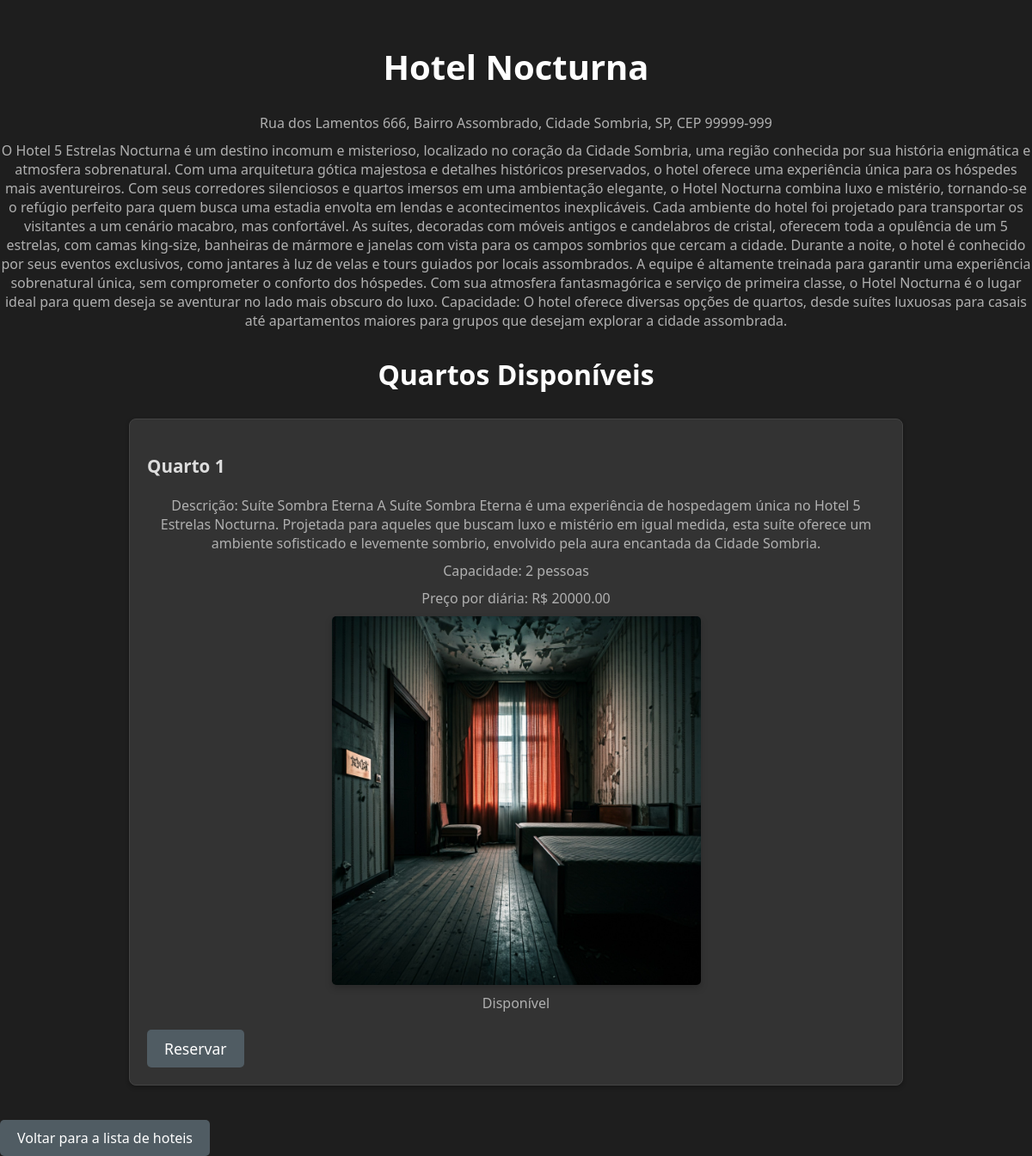
Page /hotel/6/ on the committed database.
### app_1/models.py (models this page shows, shortened)
class Hotel(models.Model):
    nome = models.CharField(max_length=100)
    descricao = models.TextField()
    endereco = models.CharField(max_length=255)
    telefone = models.CharField(max_length=15)
    email = models.EmailField()
    imagem = models.ImageField(upload_to='hotels/', null=True, blank=True)

class Quarto(models.Model):
    hotel = models.ForeignKey(Hotel, on_delete=models.CASCADE, related_name='quartos')
    numero = models.IntegerField()
    descricao = models.TextField()
    capacidade = models.IntegerField()
    diaria = models.DecimalField(max_digits=8, decimal_places=2)
    disponivel = models.BooleanField(default=True)
    imagem = models.ImageField(upload_to='quartos/', blank=True, null=True)  # Novo campo para imagem

### app_1/views.py (the view)
# urls.py: path('hotel/<int:hotel_id>/', views.detalhes_hotel, name='detalhes_hotel'),
def detalhes_hotel(request, hotel_id):
    hotel = Hotel.objects.get(id=hotel_id)
    quartos = hotel.quartos.all()
    return render(request, 'detalhes_hotel.html', {'hotel': hotel, 'quartos': quartos})

### app_1/templates/detalhes_hotel.html (shortened to what this page needs)
<!DOCTYPE html>
<html lang="pt-br">
<head>
    {% load static %}
    <link rel="stylesheet" type="text/css" href="{% static 'css/detalhes_hotel.css' %}?v={{ timestamp }}">
</head>
<body>
    {% load static %}
    <h1>{{ hotel.nome }}</h1>
    <p>{{ hotel.endereco }}</p>
    <p>{{ hotel.descricao }}</p>
    <h2>Quartos Disponíveis</h2>
    <ul>
        {% for quarto in quartos %}
            <li>
                <h3>Quarto {{ quarto.numero }}</h3>
                <p>Descrição: {{quarto.descricao}}</p>
                <p>Capacidade: {{ quarto.capacidade }} pessoas</p>
                <p>Preço por diária: R$ {{ quarto.diaria }}</p>
                {% if quarto.imagem %}
                <img src="{{ quarto.imagem.url }}" alt="Imagem do quarto" class="quarto-imagem">
                {% else %}
                <p>Sem imagem disponível</p>
                {% endif %}
                <p>{% if quarto.disponivel %}Disponível{% else %}Indisponível{% endif %}</p>
                <a href="{% url 'reservar_quarto' quarto.id %}">Reservar</a>
            </li>
        {% endfor %}
    </ul>
    <a href="{% url 'index' %}" class="btn btn-secondary">Voltar para a lista de hoteis</a>
</body>
</html>

### static/css/detalhes_hotel.css (style rules this page uses)
body { background-color: #1e1e1e; color: #d1d1d1; font-family: 'Segoe UI', Tahoma, Geneva, Verdana, sans-serif; margin: 0; padding: 0; }
h1 { text-align: center; color: #ffffff; margin-top: 50px; font-size: 2.5rem; }
h2 { color: #ffffff; font-size: 2rem; margin-top: 30px; text-align: center; }
p { text-align: center; font-size: 1.2rem; color: #b0b0b0; margin: 10px 0; }
ul { list-style-type: none; padding: 0; margin: 30px auto; max-width: 900px; }
li { background-color: #333; color: #ddd; border: 1px solid #444; padding: 20px; margin-bottom: 20px; border-radius: 8px; font-size: 1.1rem; box-shadow: 0 2px 5px rgba(0, 0, 0, 0.3); }
a { display: inline-block; background-color: #505c63; color: #fff; padding: 10px 20px; border-radius: 5px; margin-top: 10px; text-decoration: none; }
p { margin-top: 10px; font-size: 1rem; }
.quarto-imagem { display: block; margin-left: auto; margin-right: auto; max-width: 80%; height: auto; border-radius: 5px; box-shadow: 0 4px 8px rgba(0, 0, 0, 0.2); }
@media (min-width: 768px) { .quarto-imagem { max-width: 50%; } }

### rows in the picture
Hotel: nome "Hotel Nocturna", endereco "Rua dos Lamentos 666, Bairro Assombrado, Cidade Sombria, SP, CEP 99999-999", descricao "O Hotel 5 Estrelas Nocturna é um destino incomum e misterioso, localizado no coração da Cidade Sombria, uma região conhecida por sua história enigmática e atmosfera sobrenatural. Com uma arquitetura gótica majestosa e detalhes históricos preservados, o hotel oferece uma experiência única para os hóspedes mais aventureiros. Com seus corredores silenciosos e quartos imersos em uma ambientação elegante, o Hotel Nocturna combina luxo e mistério, tornando-se o refúgio perfeito para quem busca uma estadia envolta em lendas e acontecimentos inexplicáveis. Cada ambiente do hotel foi projetado para transportar os visitantes a um cenário macabro, mas confortável. As suítes, decoradas com móveis…"
Quarto: numero "1", descricao "Suíte Sombra Eterna A Suíte Sombra Eterna é uma experiência de hospedagem única no Hotel 5 Estrelas Nocturna. Projetada para aqueles que buscam luxo e mistério em igual medida, esta suíte oferece um ambiente sofisticado e levemente sombrio, envolvido pela aura encantada da Cidade Sombria.", capacidade "2", diaria "20000.00", imagem (picture), disponivel "Disponível"
